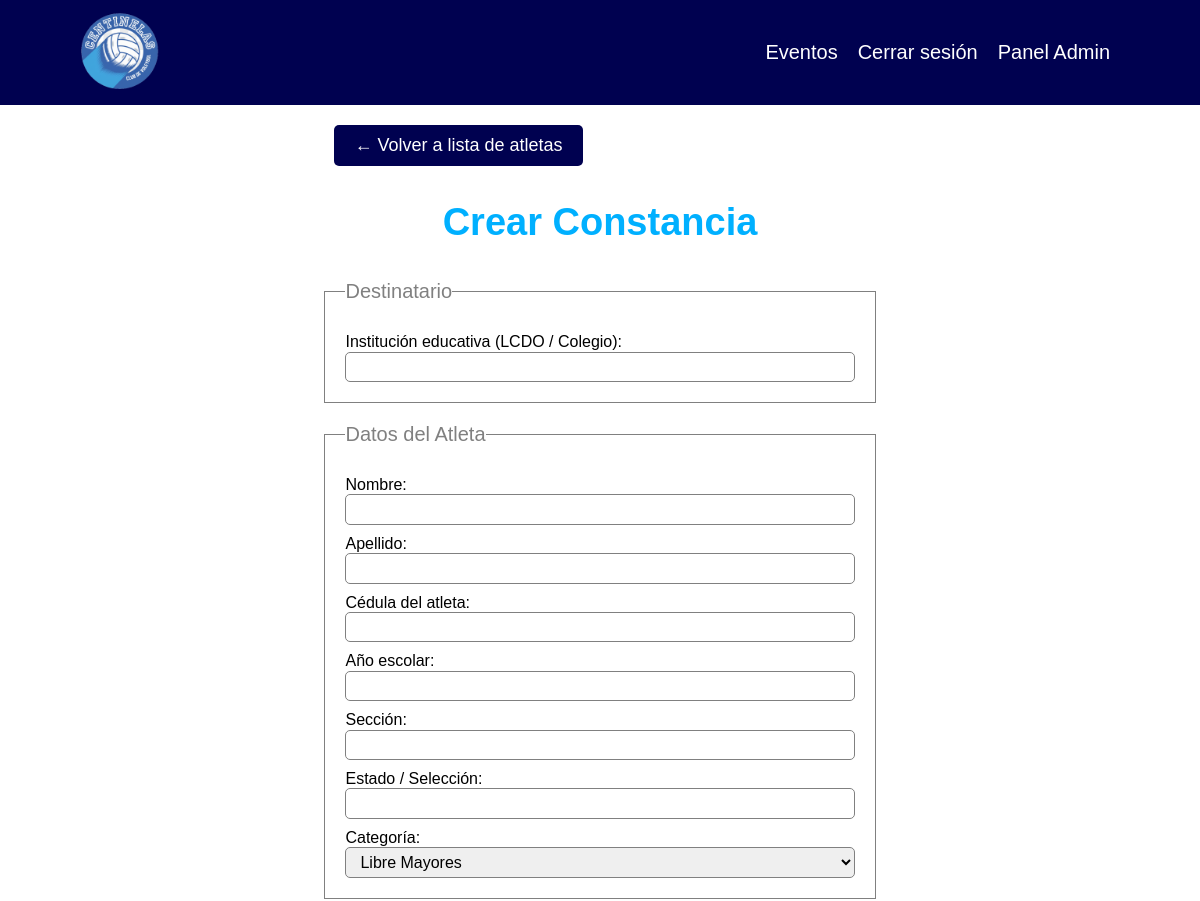
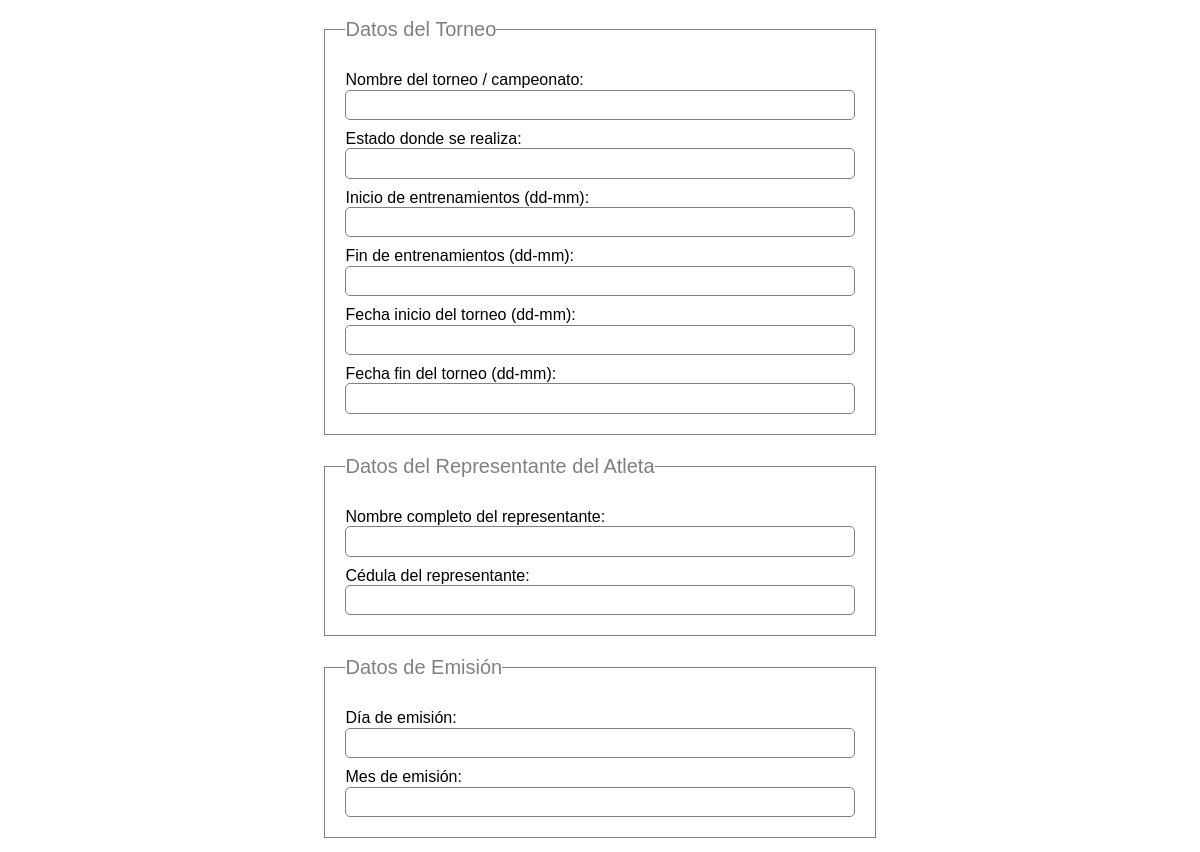
Before: /admin/constancias/crear_constancia.php?id=21 (signed in, upper part) with the older database file (2 pictures, top to bottom).
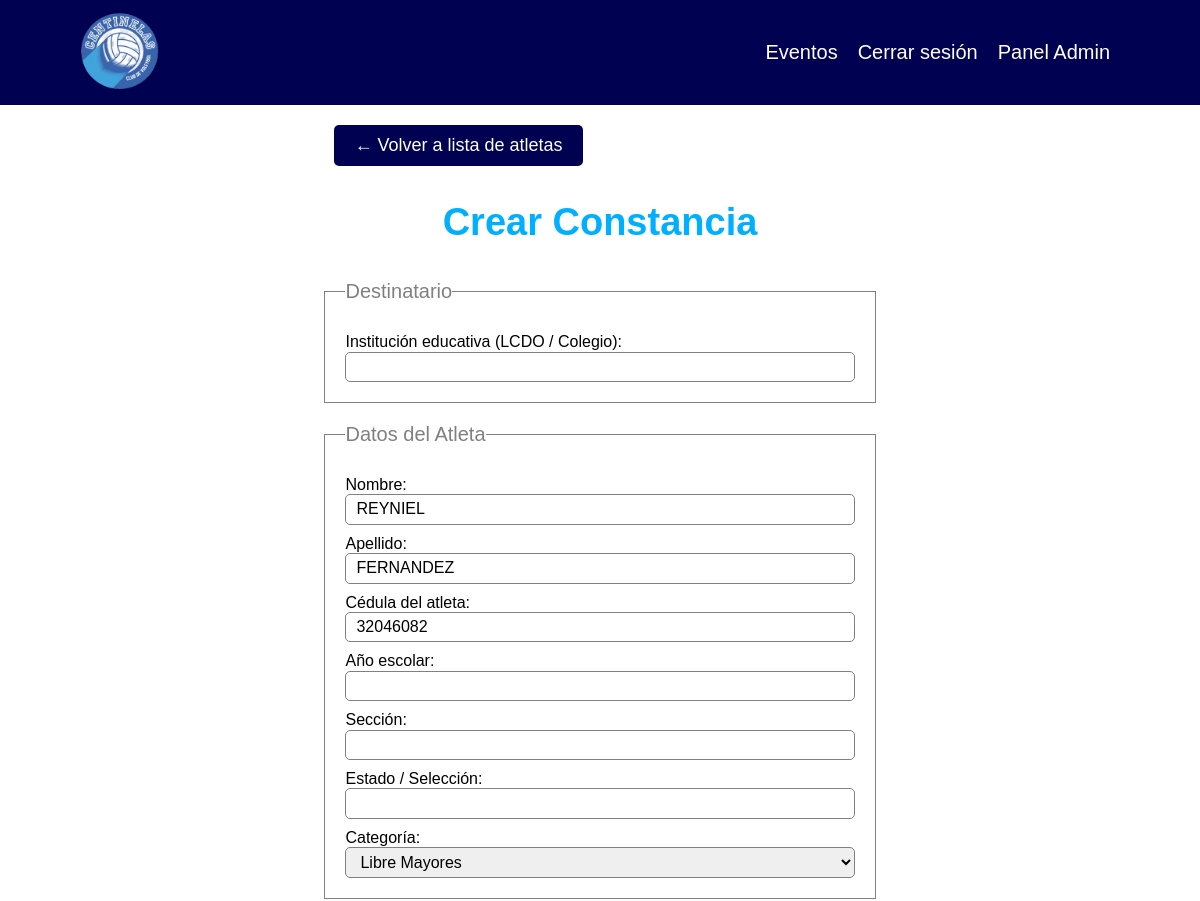
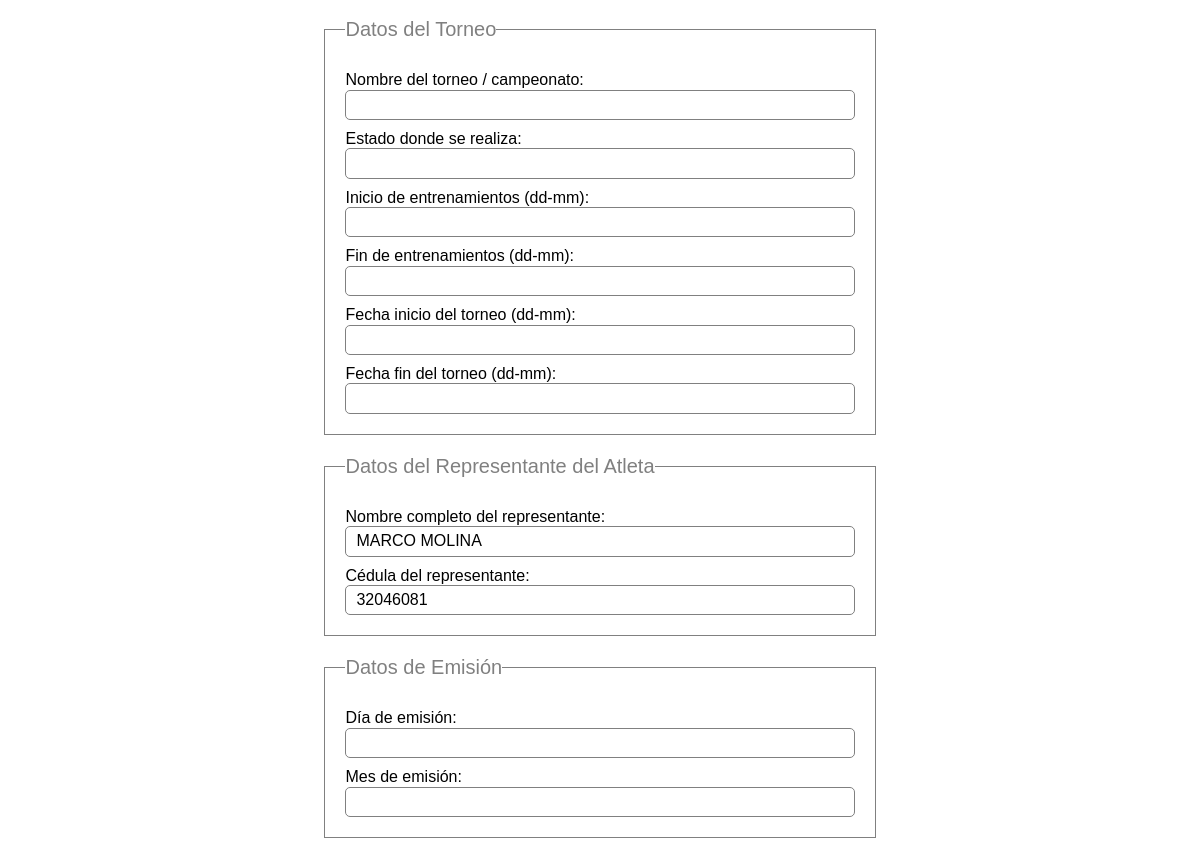
After: the same page with the newer database file (2 pictures, top to bottom).
### tables this page shows
CREATE TABLE `estudiantes` (
  `id` int(11) NOT NULL,
  `persona_id` int(11) DEFAULT NULL,
  `categoria_id` int(11) DEFAULT NULL,
  `representante_id` int(11) DEFAULT NULL,
  `fecha_nacimiento` date DEFAULT NULL,
  `lugar_nacimiento` varchar(150) DEFAULT NULL
);

CREATE TABLE `personas` (
  `id` int(11) NOT NULL,
  `nombre` varchar(100) NOT NULL,
  `apellido` varchar(100) NOT NULL,
  `cedula` varchar(100) NOT NULL,
  `telefono` varchar(20) DEFAULT NULL,
  `correo` varchar(100) DEFAULT NULL
);

### src/Estudiante.php (called while the page is built, shortened)
<?php
class Estudiante
{
    public static function findById($id)
    {
        $conn = DB::conectar();
        $sql = 'SELECT
                    e.id,
                    e.persona_id,
                    e.categoria_id,
                    e.representante_id,
                    e.fecha_nacimiento,
                    e.lugar_nacimiento,
                    p.nombre           AS nombre,
                    p.apellido         AS apellido,
                    p.cedula           AS cedula,
                    p.telefono         AS telefono,
                    p.correo           AS correo,
                    c.nombre           AS categoria_nombre,
                    rp.nombre          AS rep_nombre,
                    rp.apellido        AS rep_apellido,
                    rp.cedula          AS rep_cedula,
                    rp.telefono        AS rep_telefono,
                    rp.correo          AS rep_correo,
                    r.profesion        AS rep_profesion,
                    r.domicilio        AS rep_domicilio
                FROM estudiantes e
                LEFT JOIN personas       p  ON e.persona_id       = p.id
                LEFT JOIN categorias     c  ON e.categoria_id     = c.id
                LEFT JOIN representantes r  ON e.representante_id = r.id
                LEFT JOIN personas       rp ON r.persona_id       = rp.id
                WHERE e.id = ?';
        $stmt = $conn->prepare($sql);
        $stmt->bind_param('i', $id);
        $stmt->execute();
        return $stmt->get_result()->fetch_assoc();
    }
}

### src/Categoria.php (called while the page is built, shortened)
<?php
class Categoria {
    public static function listar() {
        $conn = DB::conectar();
        return $conn->query('SELECT * FROM categorias ORDER BY nombre ASC');
    }
}

### admin/constancias/crear_constancia.php (the view, shortened to what the changed rows need)
<?php
require_once __DIR__ . '/../../src/Estudiante.php';
require_once __DIR__ . '/../../src/Categoria.php';
$categorias = Categoria::listar();
$atleta = [];
$id = $_GET['id'] ?? null;
if ($id) {
    $atleta = Estudiante::findById($id) ?? [];
}
$tieneRepresentante = !empty($atleta['representante_id']);
include '../../templates/header.php';
?>
<main class="contenedor seccion">
    <h1>Crear Constancia</h1>
    <form class="formulario" action="crear_constancia.php" method="POST" onsubmit="return validarConstancia()">
        <fieldset>
            <legend>Datos del Atleta</legend>
            <label for="nombre_atleta">Nombre:</label>
            <input type="text" id="nombre_atleta" name="nombre_atleta" value="<?php echo htmlspecialchars( $_POST['nombre_atleta'] ?? strtoupper($atleta['nombre'] ?? '') ); ?>">
            <label for="apellido_atleta">Apellido:</label>
            <input type="text" id="apellido_atleta" name="apellido_atleta" value="<?php echo htmlspecialchars( $_POST['apellido_atleta'] ?? strtoupper($atleta['apellido'] ?? '') ); ?>">
            <label for="cedula_atleta">Cédula del atleta:</label>
            <input type="text" id="cedula_atleta" name="cedula_atleta" value="<?php echo htmlspecialchars( $_POST['cedula_atleta'] ?? ($atleta['cedula'] ?? '') ); ?>">
            <label for="anio_escolar">Año escolar:</label>
            <input type="text" id="anio_escolar" name="anio_escolar"
                value="<?php echo htmlspecialchars($_POST['anio_escolar'] ?? ''); ?>">
            <label for="seccion">Sección:</label>
            <input type="text" id="seccion" name="seccion"
                value="<?php echo htmlspecialchars($_POST['seccion'] ?? ''); ?>">
            <label for="estado_seleccion">Estado / Selección:</label>
            <input type="text" id="estado_seleccion" name="estado_seleccion"
                value="<?php echo htmlspecialchars($_POST['estado_seleccion'] ?? ''); ?>">
            <label for="categoria">Categoría:</label>
            <select id="categoria" name="categoria">
                <?php while ($categoria = $categorias->fetch_assoc()) : ?>
                    <option value="<?php echo htmlspecialchars($categoria['nombre']); ?>"
                        <?php echo (($_POST['categoria'] ?? $atleta['categoria_nombre'] ?? '') === $categoria['nombre']) ? 'selected' : ''; ?>>
                    </option>
                <?php endwhile; ?>
            </select>
        </fieldset>
        <fieldset id="fieldset-rep-constancia" data-requerido="<?php echo $tieneRepresentante ? 'si' : 'no'; ?>" <?php echo !$tieneRepresentante ? 'style="display:none"' : ''; ?>>
            <legend>Datos del Representante del Atleta</legend>
            <label for="nombre_representante">Nombre completo del representante:</label>
            <input type="text" id="nombre_representante" name="nombre_representante" value="<?php echo htmlspecialchars( $_POST['nombre_representante'] ?? strtoupper( trim(($atleta['rep_nombre'] ?? '') . ' ' . ($atleta['rep_apellido'] ?? '')) ) ); ?>">
            <label for="cedula_representante">Cédula del representante:</label>
            <input type="text" id="cedula_representante" name="cedula_representante" value="<?php echo htmlspecialchars( $_POST['cedula_representante'] ?? ($atleta['rep_cedula'] ?? '') ); ?>">
        </fieldset>
    </form>
</main>
<?php include '../../templates/footer.php'; ?>

Changed rows visible on the page:
now on this page (row edited): estudiantes: nombre_atleta "REYNIEL", apellido_atleta "FERNANDEZ", cedula_atleta "32046082", nombre_representante "MARCO MOLINA", cedula_representante "32046081"
